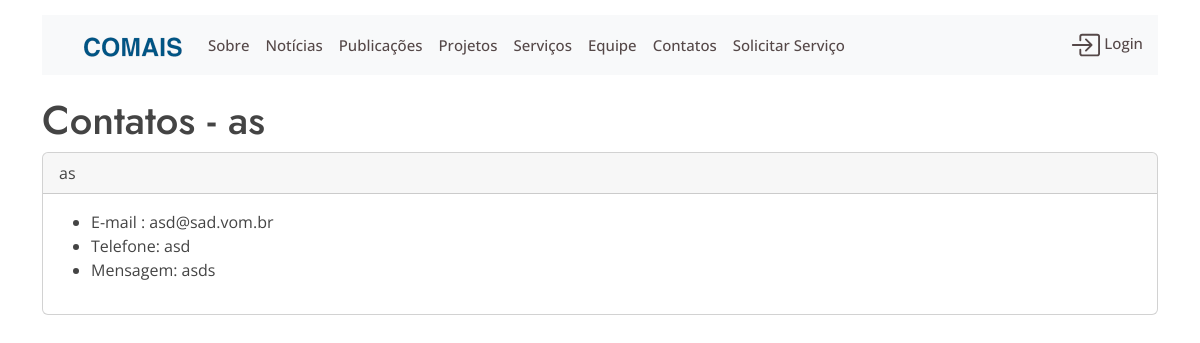
The page /contatos/1 on the database its author committed.
### website/models.py (models this page shows, shortened)
class Contato(models.Model):
    nome = models.CharField('Nome',max_length=100)
    email = models.EmailField('Email',max_length=100)
    telefone = models.CharField('Telefone',max_length=100)
    cidade = models.CharField('Cidade',max_length=100)
    mensagem = models.TextField('Mensagem')
    status = models.IntegerField('Status',default=0)

### website/views.py (the view)
# urls.py: path('contatos/<id_contato>', views.show_contatos, name='show-contatos'),
def show_contatos(request,id_contato):
    contato = Contato.objects.get(id=id_contato)
    return render(request,'show_contato.html', {'contato':contato})

### website/templates/show_contato.html (shortened to what this page needs)
{% extends 'base2.html'%}
{% block content %}
    <h1 class= "page-title">Contatos - {{contato.nome}} </h1>
    <div class="card">
        <div class="card-header">
            {{contato.nome}}
        </div>
        <div class="card-body">
                <ul>
                        <li>E-mail : {{contato.email}}</li>
                        <li>Telefone: {{contato.telefone}} </li>
                        <li>Mensagem: {{contato.mensagem}} </li>
                    </ul>
            </div>
        </div>
{% endblock  %}

### website/static/website/css/style.css (style rules this page uses)
body { font-family: "Open Sans", sans-serif; color: #444444; }
h1, h2, h3, h4, h5, h6 { font-family: "Jost", sans-serif; }

### rows shown on the page
Contato: nome "as", email "asd@sad.vom.br", telefone "asd", mensagem "asds"
